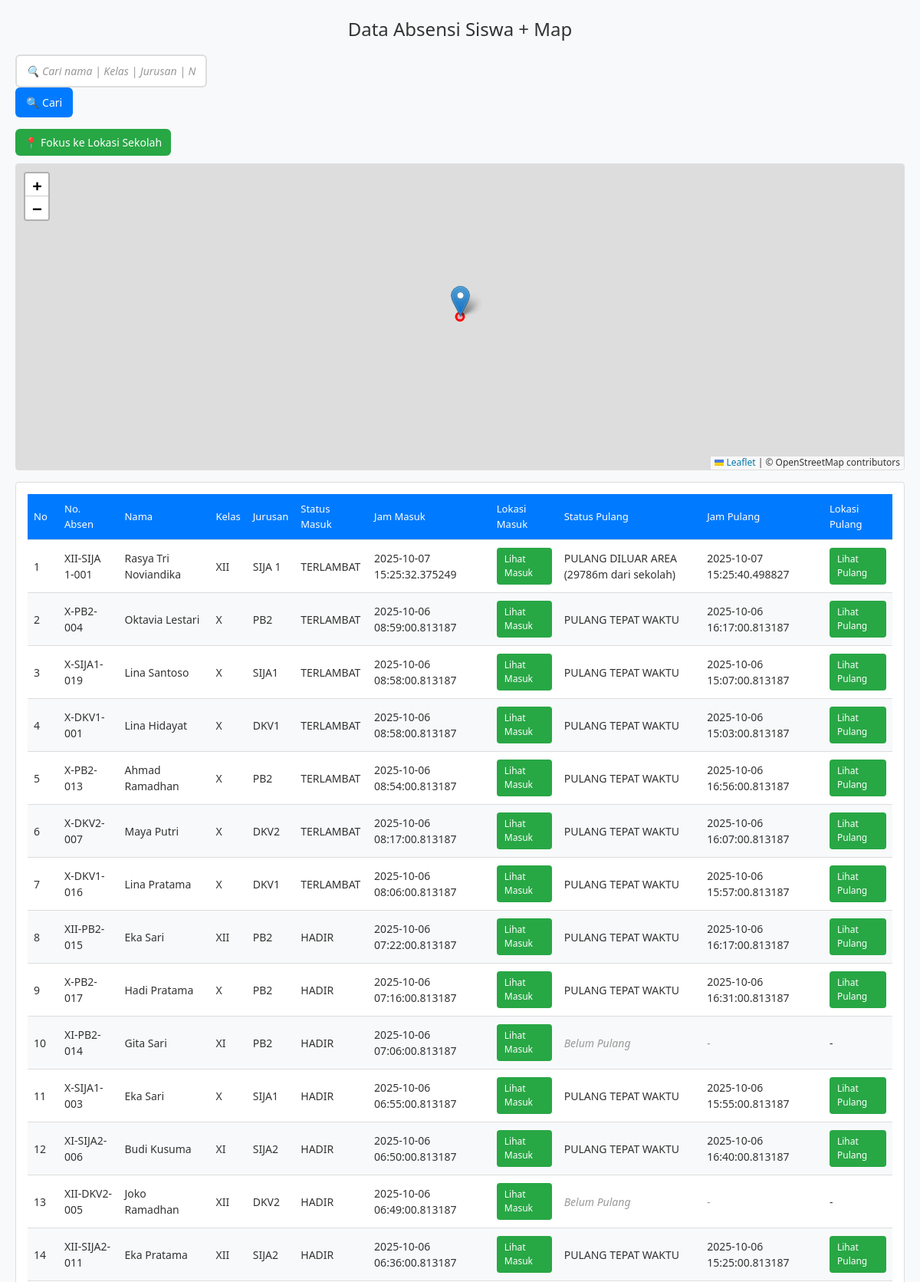
The page /admin/absensi_map (signed in, upper part) on the database its author committed.
### tables this page shows
CREATE TABLE absensi (
            id INTEGER PRIMARY KEY AUTOINCREMENT,
            siswa_id INTEGER,
            nama TEXT NOT NULL,
            kelas TEXT NOT NULL,
            jurusan TEXT NOT NULL,
            latitude REAL,
            longitude REAL,
            status TEXT NOT NULL,
            waktu TIMESTAMP DEFAULT CURRENT_TIMESTAMP
        , waktu_pulang TIMESTAMP, status_pulang TEXT, latitude_pulang REAL, longitude_pulang REAL);

### app.py (the view)
@app.route('/admin/absensi_map')
@login_required
def admin_absensi_map():
    search_query = request.args.get('q', '').strip()
    conn = sqlite3.connect(DB_NAME)
    cur = conn.cursor()
    if search_query:
        cur.execute("""
            SELECT
                a.nama, a.kelas, a.jurusan, a.status, a.waktu,
                a.latitude, a.longitude,
                a.status_pulang, a.waktu_pulang,
                a.latitude_pulang, a.longitude_pulang,
                COALESCE(s.nomor_absen, '-') AS nomor_absen
            FROM absensi a
            LEFT JOIN siswa s ON a.siswa_id = s.id
            WHERE a.nama LIKE ? OR a.kelas LIKE ? OR a.jurusan LIKE ? OR s.nomor_absen LIKE ?
            ORDER BY a.waktu DESC
        """, (f"%{search_query}%", f"%{search_query}%", f"%{search_query}%", f"%{search_query}%"))
    else:
        cur.execute("""
            SELECT
                a.nama, a.kelas, a.jurusan, a.status, a.waktu,
                a.latitude, a.longitude,
                a.status_pulang, a.waktu_pulang,
                a.latitude_pulang, a.longitude_pulang,
                COALESCE(s.nomor_absen, '-') AS nomor_absen
            FROM absensi a
            LEFT JOIN siswa s ON a.siswa_id = s.id
            ORDER BY a.waktu DESC
        """)
    absensi = cur.fetchall()
    conn.close()
    return render_template(
        'admin/absensi_map.html',
        absensi=absensi,
        search_query=search_query,
        SCHOOL_LAT=SCHOOL_LAT,
        SCHOOL_LNG=SCHOOL_LNG,
        RADIUS=RADIUS
    )

### app.py (called while the page is built)
def login_required(f):
    from functools import wraps
    @wraps(f)
    def decorated_function(*args, **kwargs):
        if 'admin_logged_in' not in session:
            return redirect(url_for('admin_login'))
        return f(*args, **kwargs)
    return decorated_function

### templates/admin/absensi_map.html (shortened to what this page needs)
<!DOCTYPE html>
<html lang="id">
<head>
  <link rel="stylesheet" href="https://unpkg.com/leaflet/dist/leaflet.css" />
  <link rel="stylesheet" href="https://unpkg.com/leaflet.markercluster/dist/MarkerCluster.css" />
  <link rel="stylesheet" href="https://unpkg.com/leaflet.markercluster/dist/MarkerCluster.Default.css" />
</head>
<body>
  <div class="main-container">
    <h2>Data Absensi Siswa + Map</h2>
    <div class="search-container">
      <form method="get" action="{{ url_for('admin_absensi_map') }}">
        <input type="text" name="q" value="{{ search_query or '' }}"
               placeholder="🔍 Cari nama | Kelas | Jurusan | No Absen"
               aria-label="Cari data absensi">
        <button type="submit">🔍 Cari</button>
      </form>
    </div>
    <div class="map-controls">
      <button class="reset-school-btn" onclick="resetToSchool()">📍 Fokus ke Lokasi Sekolah</button>
    </div>
    <div id="map"></div>
    <div class="table-container">
      <table>
        <thead>
          <tr>
            <th>No</th>
            <th>No. Absen</th>
            <th>Nama</th>
            <th>Kelas</th>
            <th>Jurusan</th>
            <th>Status Masuk</th>
            <th>Jam Masuk</th>
            <th>Lokasi Masuk</th>
            <th>Status Pulang</th>
            <th>Jam Pulang</th>
            <th>Lokasi Pulang</th>
          </tr>
        </thead>
        <tbody>
          {% for a in absensi %}
          <tr>
            <td>{{ loop.index }}</td>
            <td>{{ a[11] }}</td>
            <td>{{ a[0] }}</td>
            <td>{{ a[1] }}</td>
            <td>{{ a[2] }}</td>
            <td>{{ a[3] }}</td>
            <td>{{ a[4] }}</td>
            <td>
              {% if a[5] and a[6] %}
                <a class="button" href="#" onclick="focusMarker({{ loop.index0 }})">Lihat Masuk</a>
              {% else %}
                -
              {% endif %}
            </td>
            <td>
              {% if a[7] %}
                {{ a[7] }}
              {% else %}
                <span class="status-pending">Belum Pulang</span>
              {% endif %}
            </td>
            <td>
              {% if a[8] %}
                {{ a[8] }}
              {% else %}
                <span class="status-pending">-</span>
              {% endif %}
            </td>
            <td>
              {% if a[9] and a[10] %}
                <a class="button" href="#" onclick="focusMarkerPulang({{ loop.index0 }})">Lihat Pulang</a>
              {% else %}
                -
              {% endif %}
            </td>
          </tr>
          {% endfor %}
        </tbody>
      </table>
    </div>
  </div>
</body>
</html>

### templates/admin/absensi_map.html (style rules this page uses)
* { margin: 0; padding: 0; box-sizing: border-box; font-family: 'Segoe UI', Tahoma, Geneva, Verdana, sans-serif; }
body { background: #f8f9fa; color: #333; line-height: 1.5; padding: 0; }
.main-container { max-width: 1200px; margin: 0 auto; padding: 20px; }
h2 { text-align: center; margin-bottom: 15px; font-size: 1.5rem; font-weight: 500; color: #333; }
.search-container { display: flex; align-items: center; gap: 10px; margin-bottom: 15px; flex-wrap: wrap; }
.search-container input[type="text"] { flex: 1; min-width: 250px; padding: 10px 12px; border: 2px solid #ddd; border-radius: 6px; font-size: 14px; transition: border-color 0.2s ease, box-shadow 0.2s ease; outline: none; }
.search-container input[type="text"]::placeholder { color: #999; font-style: italic; }
.search-container button { padding: 10px 14px; background: #007bff; color: #fff; border: none; border-radius: 6px; cursor: pointer; font-size: 14px; font-weight: 500; display: flex; align-items: center; gap: 5px; transition: background 0.2s ease; white-space: nowrap; }
.map-controls { display: flex; gap: 10px; margin-bottom: 10px; flex-wrap: wrap; }
.reset-school-btn { padding: 8px 12px; background: #28a745; color: #fff; border: none; border-radius: 6px; cursor: pointer; font-size: 14px; font-weight: 500; display: flex; align-items: center; gap: 5px; transition: background 0.2s ease; white-space: nowrap; }
#map { height: 400px; width: 100%; margin-bottom: 15px; border: 1px solid #ddd; border-radius: 4px; }
.table-container { background: #fff; padding: 15px; border: 1px solid #ddd; border-radius: 4px; overflow-x: auto; margin-bottom: 20px; }
table { width: 100%; border-collapse: collapse; min-width: 800px; }
th, td { padding: 10px 8px; border-bottom: 1px solid #ddd; text-align: left; font-size: 14px; }
th { background: #007bff; color: white; font-weight: 500; font-size: 13px; }
tr:nth-child(even) { background: #f8f9fa; }
.button { display: inline-block; color: #fff; background: #28a745; padding: 6px 10px; border-radius: 4px; text-decoration: none; font-size: 12px; font-weight: 500; }
.status-pending { color: #999; font-style: italic; }

### rows shown on the page
absensi: a "XII-SIJA 1-001", nama "Rasya Tri Noviandika", kelas "XII", jurusan "SIJA 1", status "TERLAMBAT", waktu "2025-10-07 15:25:32.375249", status_pulang "PULANG DILUAR AREA (29786m dari sekolah)", waktu_pulang "2025-10-07 15:25:40.498827"
absensi: a "X-PB2-004", nama "Oktavia Lestari", kelas "X", jurusan "PB2", status "TERLAMBAT", waktu "2025-10-06 08:59:00.813187", status_pulang "PULANG TEPAT WAKTU", waktu_pulang "2025-10-06 16:17:00.813187"
absensi: a "X-SIJA1-019", nama "Lina Santoso", kelas "X", jurusan "SIJA1", status "TERLAMBAT", waktu "2025-10-06 08:58:00.813187", status_pulang "PULANG TEPAT WAKTU", waktu_pulang "2025-10-06 15:07:00.813187"
absensi: a "X-DKV1-001", nama "Lina Hidayat", kelas "X", jurusan "DKV1", status "TERLAMBAT", waktu "2025-10-06 08:58:00.813187", status_pulang "PULANG TEPAT WAKTU", waktu_pulang "2025-10-06 15:03:00.813187"
absensi: a "X-PB2-013", nama "Ahmad Ramadhan", kelas "X", jurusan "PB2", status "TERLAMBAT", waktu "2025-10-06 08:54:00.813187", status_pulang "PULANG TEPAT WAKTU", waktu_pulang "2025-10-06 16:56:00.813187"
absensi: a "X-DKV2-007", nama "Maya Putri", kelas "X", jurusan "DKV2", status "TERLAMBAT", waktu "2025-10-06 08:17:00.813187", status_pulang "PULANG TEPAT WAKTU", waktu_pulang "2025-10-06 16:07:00.813187"
absensi: a "X-DKV1-016", nama "Lina Pratama", kelas "X", jurusan "DKV1", status "TERLAMBAT", waktu "2025-10-06 08:06:00.813187", status_pulang "PULANG TEPAT WAKTU", waktu_pulang "2025-10-06 15:57:00.813187"
absensi: a "XII-PB2-015", nama "Eka Sari", kelas "XII", jurusan "PB2", status "HADIR", waktu "2025-10-06 07:22:00.813187", status_pulang "PULANG TEPAT WAKTU", waktu_pulang "2025-10-06 16:17:00.813187"
absensi: a "X-PB2-017", nama "Hadi Pratama", kelas "X", jurusan "PB2", status "HADIR", waktu "2025-10-06 07:16:00.813187", status_pulang "PULANG TEPAT WAKTU", waktu_pulang "2025-10-06 16:31:00.813187"
absensi: a "XI-PB2-014", nama "Gita Sari", kelas "XI", jurusan "PB2", status "HADIR", waktu "2025-10-06 07:06:00.813187", shows "Belum Pulang"
absensi: a "X-SIJA1-003", nama "Eka Sari", kelas "X", jurusan "SIJA1", status "HADIR", waktu "2025-10-06 06:55:00.813187", status_pulang "PULANG TEPAT WAKTU", waktu_pulang "2025-10-06 15:55:00.813187"
absensi: a "XI-SIJA2-006", nama "Budi Kusuma", kelas "XI", jurusan "SIJA2", status "HADIR", waktu "2025-10-06 06:50:00.813187", status_pulang "PULANG TEPAT WAKTU", waktu_pulang "2025-10-06 16:40:00.813187"
absensi: a "XII-DKV2-005", nama "Joko Ramadhan", kelas "XII", jurusan "DKV2", status "HADIR", waktu "2025-10-06 06:49:00.813187", shows "Belum Pulang"
absensi: a "XII-SIJA2-011", nama "Eka Pratama", kelas "XII", jurusan "SIJA2", status "HADIR", waktu "2025-10-06 06:36:00.813187", status_pulang "PULANG TEPAT WAKTU", waktu_pulang "2025-10-06 15:25:00.813187"
